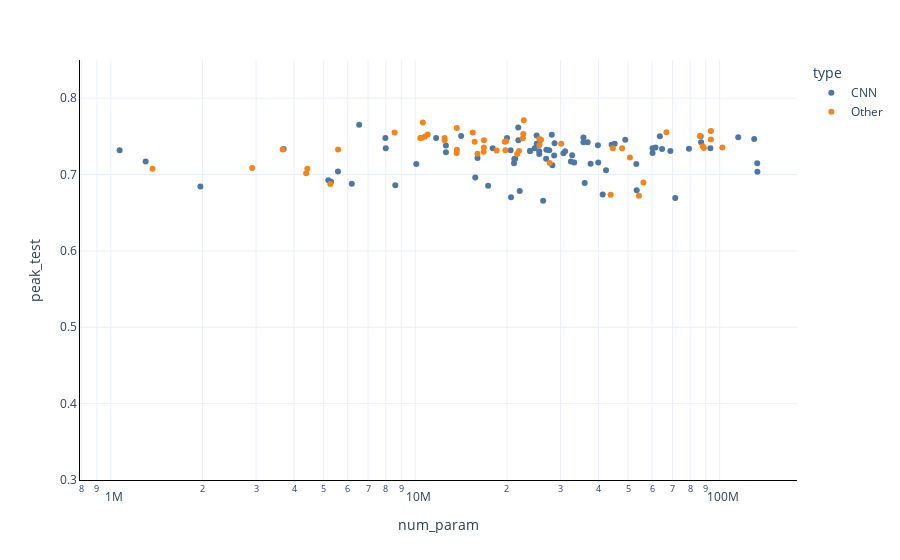

Source (notebook cell):
### Code cell
# grouped_df = df.groupby("model")[["peak_test", "num_param"]].mean()
df["relative_peak_test"] = df["peak_test"] / df["dataset_peak_test"]
grouped_df = df.groupby("model").agg({"peak_test": "mean", "relative_peak_test": "mean", "num_param": "mean", "label": "max", "energy": "max", "type": "max"})
px.scatter(grouped_df, x="num_param", y="peak_test", hover_name="label", range_y=[0.3, 0.85], color="type", log_x=True)

### Figure 1 — Plotly figure (JSON) as saved in the notebook; plotly's stock layout.template omitted (floating-point values rounded to 4 significant figures)
{"data": [{"hovertemplate": "<b>%{hovertext}</b><br><br>type=CNN<br>num_param=%{x}<br>peak_test=%{y}<extra></extra>", "hovertext": ["adv_inception_v3 derma", "convmixer_768_32 derma", "convnext_atto derma", "convnext_tiny_hnf derma", "cs3darknet_focus_l derma", "cspresnext50 derma", "darknetaa53 derma", "densenet121 derma", "densenet161 derma", "densenet169 derma", "densenet201 derma", "densenetblur121d derma", "dla102 derma", "dla102x derma", "dla102x2 derma", "dla169 derma", "dla34 derma", "dla46_c derma", "dla46x_c derma", "dla60 derma", "dla60x derma", "dm_nfnet_f0 derma", "dpn107 derma", "dpn131 derma", "dpn68 derma", "dpn68b derma", "dpn92 derma", "dpn98 derma", "efficientnet_b0 derma", "efficientnetv2_rw_m derma", "ese_vovnet19b_dw derma", "fbnetc_100 derma", "fbnetv3_b derma", "gernet_l derma", "ghostnet_100 derma", "gluon_inception_v3 derma", "gluon_resnet152_v1b derma", "gluon_resnet34_v1b derma", "gluon_resnext101_32x4d derma", "gluon_seresnext101_32x4d derma", "gluon_seresnext50_32x4d derma", "gluon_xception65 derma", "hrnet_w18 derma", "legacy_senet154 derma", "legacy_seresnet50 derma", "mobilenetv2_050 derma", "regnetv_040 derma", "repvgg_a2 derma", "res2net101_26w_4s derma", "res2net50_14w_8s derma", "res2next50 derma", "resnet14t derma", "resnet152d derma", "resnet18d derma", "resnet200d derma", "resnet26d derma", "resnet32ts derma", "resnet34d derma", "resnet51q derma", "resnet61q derma", "resnetaa50 derma", "resnetblur50 derma", "resnetrs101 derma", "resnetrs152 derma", "resnetrs200 derma", "resnetrs270 derma", "resnetrs50 derma", "resnetv2_50 derma", "resnext50d_32x4d derma", "selecsls42b derma", "selecsls60 derma", "selecsls60b derma", "tinynet_a derma", "vgg11 derma", "vgg13 derma", "wide_resnet50_2 derma", "xception41 derma", "xception41p derma", "xception65p derma", "xception71 derma"], "legendgroup": "CNN", "marker": {"color": "#4C78A8", "symbol": "circle"}, "mode": "markers", "name": "CNN", "orientation": "v", "showlegend": true, "type": "scatter", "x": [23834568, 21110248, 3695520, 28589128, 21151720, 20569896, 36022984, 7978856, 28681000, 14149480, 20013928, 7998088, 33268888, 26309272, 41282200, 53389720, 15742104, 1301400, 1068440, 22036632, 17352344, 71489284, 86917800, 79254504, 12611602, 12611602, 37668392, 61570728, 5288548, 53236442, 6543080, 5572200, 8598464, 31078280, 5182508, 23834568, 60192808, 21797672, 44177704, 48955416, 27559896, 39916312, 21299004, 115088984, 28088024, 1968680, 20640640, 28210600, 45206688, 25059816, 24671464, 10081632, 60212040, 11708744, 64693064, 16014408, 17963616, 21816904, 35696920, 36846968, 25557032, 25557032, 63618696, 86621576, 93209992, 129861448, 35691912, 25549352, 25048136, 32458248, 30670768, 32774064, 6187972, 132863336, 133047848, 68883240, 26969560, 26907752, 39819560, 42338736], "xaxis": "x", "y": [0.7308, 0.7147, 0.7334, 0.7248, 0.7203, 0.7319, 0.689, 0.748, 0.7409, 0.7505, 0.748, 0.7344, 0.7157, 0.6658, 0.6739, 0.6794, 0.6961, 0.7172, 0.7319, 0.6784, 0.6855, 0.6694, 0.7424, 0.7339, 0.7293, 0.7379, 0.7142, 0.7354, 0.6905, 0.7137, 0.7651, 0.7041, 0.686, 0.7303, 0.6925, 0.7308, 0.7283, 0.7616, 0.7389, 0.7455, 0.7319, 0.7157, 0.7208, 0.749, 0.752, 0.6845, 0.6704, 0.7122, 0.7404, 0.7404, 0.7344, 0.7137, 0.7344, 0.748, 0.7334, 0.7218, 0.7344, 0.745, 0.7485, 0.7424, 0.7404, 0.7268, 0.75, 0.75, 0.7344, 0.7465, 0.7424, 0.7303, 0.751, 0.7172, 0.7278, 0.7253, 0.688, 0.7147, 0.7036, 0.7308, 0.7324, 0.7208, 0.7384, 0.7056], "yaxis": "y"}, {"hovertemplate": "<b>%{hovertext}</b><br><br>type=Other<br>num_param=%{x}<br>peak_test=%{y}<extra></extra>", "hovertext": ["bat_resnext26ts derma", "botnet26t_256 derma", "crossvit_9_240 derma", "cs3edgenet_x derma", "cs3se_edgenet_x derma", "cs3sedarknet_l derma", "cspdarknet53 derma", "cspresnet50 derma", "eca_botnext26ts_256 derma", "eca_resnet33ts derma", "ecaresnet101d derma", "ecaresnet269d derma", "ecaresnet26t derma", "ecaresnet50d derma", "ecaresnet50t derma", "ecaresnetlight derma", "edgenext_base derma", "gc_efficientnetv2_rw_t derma", "gcresnet33ts derma", "gcresnet50t derma", "gcresnext26ts derma", "gcresnext50ts derma", "halo2botnet50ts_256 derma", "halonet26t derma", "halonet50ts derma", "hardcorenas_a derma", "lambda_resnet26rpt_256 derma", "lamhalobotnet50ts_256 derma", "maxvit_nano_rw_256 derma", "maxxvit_rmlp_nano_rw_256 derma", "mnasnet_100 derma", "mobilevit_s derma", "mobilevitv2_050 derma", "nasnetalarge derma", "pnasnet5large derma", "poolformer_m36 derma", "pvt_v2_b0 derma", "sebotnet33ts_256 derma", "sehalonet33ts derma", "semnasnet_075 derma", "sequencer2d_l derma", "seresnet152d derma", "seresnet33ts derma", "seresnext101d_32x8d derma", "seresnext26d_32x4d derma", "seresnext26t_32x4d derma", "seresnext26ts derma", "seresnextaa101d_32x8d derma", "spnasnet_100 derma", "swinv2_base_window8_256 derma", "twins_pcpvt_base derma"], "legendgroup": "Other", "marker": {"color": "#F58518", "symbol": "circle"}, "mode": "markers", "name": "Other", "orientation": "v", "showlegend": true, "type": "scatter", "x": [10731200, 12488672, 8553296, 47821120, 50721584, 21913592, 27642184, 21616168, 10593301, 19676302, 44568563, 102093077, 16011916, 25576350, 25573814, 30162046, 18511292, 13677713, 19880698, 25897080, 10476600, 15667320, 22635360, 12480288, 22733280, 5260232, 10988688, 22569824, 15451148, 16779628, 4383312, 5578632, 1370593, 88753150, 86057668, 56172520, 3666760, 13701984, 13691712, 2912278, 54298216, 66841080, 19779200, 93588280, 16809512, 16806976, 10388064, 93588280, 4421616, 87918816, 43828456], "xaxis": "x", "y": [0.7495, 0.745, 0.755, 0.7344, 0.7223, 0.7308, 0.7152, 0.7268, 0.7681, 0.7429, 0.7344, 0.7354, 0.7273, 0.7384, 0.7465, 0.7404, 0.7314, 0.7283, 0.7434, 0.7455, 0.748, 0.7429, 0.753, 0.748, 0.7712, 0.6875, 0.7525, 0.7475, 0.755, 0.7298, 0.7016, 0.7329, 0.7077, 0.7349, 0.7505, 0.6895, 0.7329, 0.7324, 0.7611, 0.7087, 0.6724, 0.7555, 0.7319, 0.746, 0.745, 0.7354, 0.748, 0.7571, 0.7077, 0.7369, 0.6734], "yaxis": "y"}], "layout": {"autosize": true, "legend": {"title": {"text": "type"}, "tracegroupgap": 0}, "margin": {"t": 60}, "xaxis": {"anchor": "y", "autorange": true, "domain": [0, 1], "range": [5.902, 8.251], "title": {"text": "num_param"}, "type": "log"}, "yaxis": {"anchor": "x", "domain": [0, 1], "range": [0.3, 0.85], "title": {"text": "peak_test"}, "type": "linear"}}}
